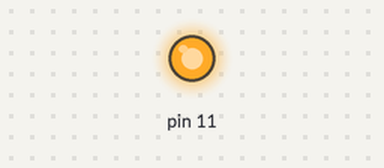
A sketch run on a simulated Arduino Uno, built with avr-gcc and run on an emulated ATmega328P. Shown: output pins drawn as LEDs (lit = HIGH).

Above: at 1.0 s.
At 5.5 s:
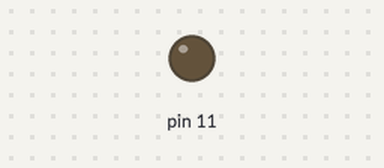
Timing chart, 0 to 6.9 s (numbered marks = the images above):
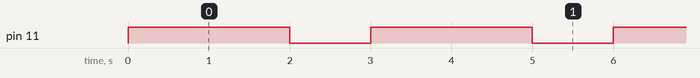

Measured:
- by itself, pin 11: alternates HIGH for 2.0 s and LOW for 1.0 s

The sketch:

Lab6.ino
```cpp
void setup()
{
  pinMode(11, OUTPUT);
}

void loop()
{
  digitalWrite(11, HIGH);
  delay(2000); // Wait for 1000 millisecond(s)
  digitalWrite(11, LOW);
  delay(1000); // Wait for 1000 millisecond(s)
}
```
